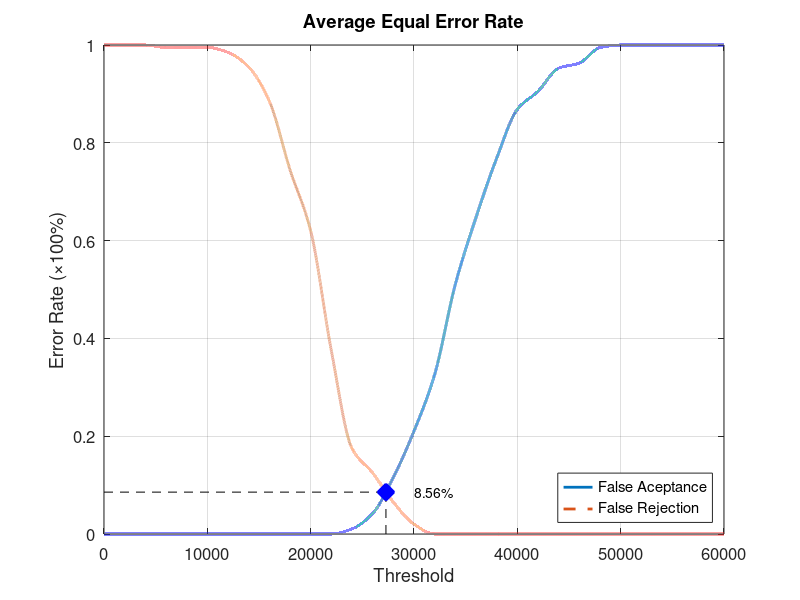
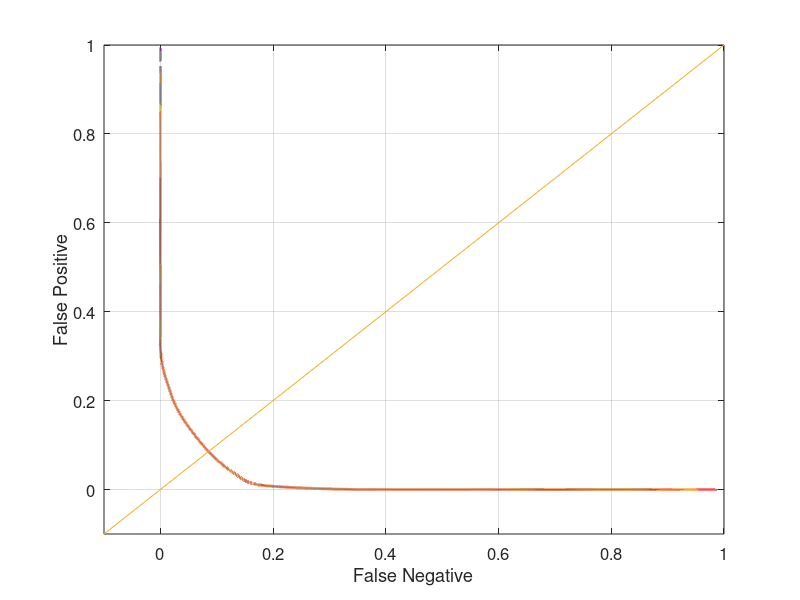

Here is the MATLAB script that generated these plots, in order:
function yEER = Database4_1
close all;
clear;
clc;
x = 0:2000:60000;
xq = 0:0.5:60000;

y0 = [0 0 0 0 0 0 0 0 0 0 0 0 0.0105263 0.0421053 0.115789 0.210526 0.326316 0.510526 0.647368 0.768421 0.868421 0.905263 0.952632 0.963158 0.994737 1 1 1 1 1 1];
yy0 = interp1(x, y0, xq, 'pchip');
y1 = [1 1 1 0.995 0.995 0.995 0.985 0.955 0.885 0.745 0.62 0.375 0.175 0.125 0.065 0.02 0 0 0 0 0 0 0 0 0 0 0 0 0 0 0];
yy1 = interp1(x, y1, xq, 'pchip');

% Calculating EER: 
y2 = abs(y0 - y1);
find(y2 == min(y2))
yy2 = abs(yy0 - yy1);
xEER = find(yy2 == min(yy2));
xEERIndex = xq(xEER) % X-axis EER
yEER = yy0(xEER) % Y-axis EER

main = figure
plot(xq, yy0,'-','LineWidth', 2);	hold on
plot(xq, yy1,'--','LineWidth', 2);	hold on
plot([xEERIndex xEERIndex], [0 yEER], 'k--');	hold on
plot([0 xEERIndex], [yEER yEER], 'k--');	hold on
plot(xEERIndex, yEER, 'bx', 'LineWidth', 10);	hold on
text(xEERIndex + 10 * xEERIndex / 100, yEER, [num2str(round((10000 * yEER)) / 100) '%'])
legend('False Aceptance', 'False Rejection', 'Location', 'SouthEast')
xlabel('Threshold')
ylabel('Error Rate (\times100%)')
title('Average Equal Error Rate')
set(gca, 'FontSize', 12)
axis([0 60000 0 1])
grid on

print(main, 'Database4_1Main', '-dpng');
FNRxFPR = figure('Color', [1 1 1]);
plot(yy1, yy0, '-', yy1, yy0, 'LineWidth', 2);
hold on
y = -0.1:0.1:1
plot(y, y); 
set(gca, 'FontSize', 12)
xlabel('False Negative')
ylabel('False Positive')
axis([-0.1 1 -0.1 1])
set(gca, 'FontSize', 12)
grid on

print(FNRxFPR, 'Database4_1FNRxFPR','-dpng');
end
